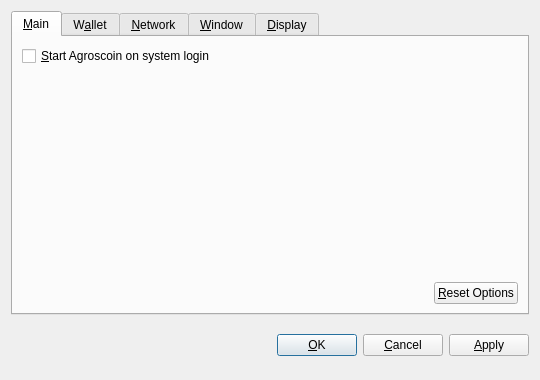
<?xml version="1.0" encoding="UTF-8"?>
<ui version="4.0">
 <class>OptionsDialog</class>
 <widget class="QDialog" name="OptionsDialog">
  <property name="geometry">
   <rect>
    <x>0</x>
    <y>0</y>
    <width>540</width>
    <height>380</height>
   </rect>
  </property>
  <property name="windowTitle">
   <string>Options</string>
  </property>
  <property name="modal">
   <bool>true</bool>
  </property>
  <layout class="QVBoxLayout" name="verticalLayout">
   <item>
    <widget class="QTabWidget" name="tabWidget">
     <property name="tabPosition">
      <enum>QTabWidget::North</enum>
     </property>
     <property name="currentIndex">
      <number>0</number>
     </property>
     <widget class="QWidget" name="tabMain">
      <attribute name="title">
       <string>&amp;Main</string>
      </attribute>
      <layout class="QVBoxLayout" name="verticalLayout_Main">
       <item>
        <widget class="QCheckBox" name="bitcoinAtStartup">
         <property name="toolTip">
          <string>Automatically start Agroscoin after logging in to the system.</string>
         </property>
         <property name="text">
          <string>&amp;Start Agroscoin on system login</string>
         </property>
        </widget>
       </item>
       <item>
        <spacer name="verticalSpacer_Main">
         <property name="orientation">
          <enum>Qt::Vertical</enum>
         </property>
         <property name="sizeHint" stdset="0">
          <size>
           <width>20</width>
           <height>40</height>
          </size>
         </property>
        </spacer>
       </item>
       <item>
        <layout class="QHBoxLayout" name="horizontalLayout_2_Main">
         <item>
          <spacer name="horizontalSpacer_2_Main">
           <property name="orientation">
            <enum>Qt::Horizontal</enum>
           </property>
           <property name="sizeHint" stdset="0">
            <size>
             <width>40</width>
             <height>20</height>
            </size>
           </property>
          </spacer>
         </item>
         <item>
          <widget class="QPushButton" name="resetButton">
           <property name="toolTip">
            <string>Reset all client options to default.</string>
           </property>
           <property name="text">
            <string>&amp;Reset Options</string>
           </property>
           <property name="autoDefault">
            <bool>false</bool>
           </property>
          </widget>
         </item>
        </layout>
       </item>
      </layout>
     </widget>
     <widget class="QWidget" name="tabWallet">
      <attribute name="title">
       <string>W&amp;allet</string>
      </attribute>
      <layout class="QVBoxLayout" name="verticalLayout_Network">
       <item>
        <widget class="QLabel" name="transactionFeeInfoLabel">
         <property name="text">
          <string>Optional transaction fee per kB that helps make sure your transactions are processed quickly. Most transactions are 1 kB.</string>
         </property>
         <property name="textFormat">
          <enum>Qt::PlainText</enum>
         </property>
         <property name="wordWrap">
          <bool>true</bool>
         </property>
        </widget>
       </item>
       <item>
        <layout class="QHBoxLayout" name="horizontalLayout_1_Main">
         <item>
          <widget class="QLabel" name="transactionFeeLabel">
           <property name="text">
            <string>Pay transaction &amp;fee</string>
           </property>
           <property name="textFormat">
            <enum>Qt::PlainText</enum>
           </property>
           <property name="buddy">
            <cstring>transactionFee</cstring>
           </property>
          </widget>
         </item>
         <item>
          <widget class="BitcoinAmountField" name="transactionFee"/>
         </item>
         <item>
          <spacer name="horizontalSpacer_1_Main">
           <property name="orientation">
            <enum>Qt::Horizontal</enum>
           </property>
           <property name="sizeHint" stdset="0">
            <size>
             <width>40</width>
             <height>20</height>
            </size>
           </property>
          </spacer>
         </item>
        </layout>
       </item>
       <item>
        <widget class="QLabel" name="label">
         <property name="text">
          <string>If you disable the spending of unconfirmed change, the change from a transaction cannot be used until that transaction has at least one confirmation. This also affects how your balance is computed.</string>
         </property>
         <property name="wordWrap">
          <bool>true</bool>
         </property>
        </widget>
       </item>
       <item>
        <widget class="QCheckBox" name="spendZeroConfChange">
         <property name="text">
          <string>Spend unconfirmed change  (experts only)</string>
         </property>
        </widget>
       </item>
       <item>
        <spacer name="verticalSpacer">
         <property name="orientation">
          <enum>Qt::Vertical</enum>
         </property>
         <property name="sizeHint" stdset="0">
          <size>
           <width>20</width>
           <height>40</height>
          </size>
         </property>
        </spacer>
       </item>
      </layout>
     </widget>
     <widget class="QWidget" name="tabNetwork">
      <attribute name="title">
       <string>&amp;Network</string>
      </attribute>
      <layout class="QVBoxLayout" name="verticalLayout_Network">
       <item>
        <widget class="QCheckBox" name="mapPortUpnp">
         <property name="toolTip">
          <string>Automatically open the Agroscoin client port on the router. This only works when your router supports UPnP and it is enabled.</string>
         </property>
         <property name="text">
          <string>Map port using &amp;UPnP</string>
         </property>
        </widget>
       </item>
       <item>
        <widget class="QCheckBox" name="connectSocks">
         <property name="toolTip">
          <string>Connect to the Agroscoin network through a SOCKS proxy (e.g. when connecting through Tor).</string>
         </property>
         <property name="text">
          <string>&amp;Connect through SOCKS proxy:</string>
         </property>
        </widget>
       </item>
       <item>
        <layout class="QHBoxLayout" name="horizontalLayout_Network">
         <item>
          <widget class="QLabel" name="proxyIpLabel">
           <property name="text">
            <string>Proxy &amp;IP:</string>
           </property>
           <property name="textFormat">
            <enum>Qt::PlainText</enum>
           </property>
           <property name="buddy">
            <cstring>proxyIp</cstring>
           </property>
          </widget>
         </item>
         <item>
          <widget class="QValidatedLineEdit" name="proxyIp">
           <property name="maximumSize">
            <size>
             <width>140</width>
             <height>16777215</height>
            </size>
           </property>
           <property name="toolTip">
            <string>IP address of the proxy (e.g. 127.0.0.1)</string>
           </property>
          </widget>
         </item>
         <item>
          <widget class="QLabel" name="proxyPortLabel">
           <property name="text">
            <string>&amp;Port:</string>
           </property>
           <property name="textFormat">
            <enum>Qt::PlainText</enum>
           </property>
           <property name="buddy">
            <cstring>proxyPort</cstring>
           </property>
          </widget>
         </item>
         <item>
          <widget class="QLineEdit" name="proxyPort">
           <property name="maximumSize">
            <size>
             <width>55</width>
             <height>16777215</height>
            </size>
           </property>
           <property name="toolTip">
            <string>Port of the proxy (e.g. 9050)</string>
           </property>
          </widget>
         </item>
         <item>
          <widget class="QLabel" name="socksVersionLabel">
           <property name="text">
            <string>SOCKS &amp;Version:</string>
           </property>
           <property name="textFormat">
            <enum>Qt::PlainText</enum>
           </property>
           <property name="buddy">
            <cstring>socksVersion</cstring>
           </property>
          </widget>
         </item>
         <item>
          <widget class="QValueComboBox" name="socksVersion">
           <property name="toolTip">
            <string>SOCKS version of the proxy (e.g. 5)</string>
           </property>
          </widget>
         </item>
         <item>
          <spacer name="horizontalSpacer_Network">
           <property name="orientation">
            <enum>Qt::Horizontal</enum>
           </property>
           <property name="sizeHint" stdset="0">
            <size>
             <width>40</width>
             <height>20</height>
            </size>
           </property>
          </spacer>
         </item>
        </layout>
       </item>
       <item>
        <spacer name="verticalSpacer_Network">
         <property name="orientation">
          <enum>Qt::Vertical</enum>
         </property>
         <property name="sizeHint" stdset="0">
          <size>
           <width>20</width>
           <height>40</height>
          </size>
         </property>
        </spacer>
       </item>
      </layout>
     </widget>
     <widget class="QWidget" name="tabWindow">
      <attribute name="title">
       <string>&amp;Window</string>
      </attribute>
      <layout class="QVBoxLayout" name="verticalLayout_Window">
       <item>
        <widget class="QCheckBox" name="minimizeToTray">
         <property name="toolTip">
          <string>Show only a tray icon after minimizing the window.</string>
         </property>
         <property name="text">
          <string>&amp;Minimize to the tray instead of the taskbar</string>
         </property>
        </widget>
       </item>
       <item>
        <widget class="QCheckBox" name="minimizeOnClose">
         <property name="toolTip">
          <string>Minimize instead of exit the application when the window is closed. When this option is enabled, the application will be closed only after selecting Quit in the menu.</string>
         </property>
         <property name="text">
          <string>M&amp;inimize on close</string>
         </property>
        </widget>
       </item>
       <item>
        <spacer name="verticalSpacer_Window">
         <property name="orientation">
          <enum>Qt::Vertical</enum>
         </property>
         <property name="sizeHint" stdset="0">
          <size>
           <width>20</width>
           <height>40</height>
          </size>
         </property>
        </spacer>
       </item>
      </layout>
     </widget>
     <widget class="QWidget" name="tabDisplay">
      <attribute name="title">
       <string>&amp;Display</string>
      </attribute>
      <layout class="QVBoxLayout" name="verticalLayout_Display">
       <item>
        <layout class="QHBoxLayout" name="horizontalLayout_1_Display">
         <item>
          <widget class="QLabel" name="langLabel">
           <property name="text">
            <string>User Interface &amp;language:</string>
           </property>
           <property name="textFormat">
            <enum>Qt::PlainText</enum>
           </property>
           <property name="buddy">
            <cstring>lang</cstring>
           </property>
          </widget>
         </item>
         <item>
          <widget class="QValueComboBox" name="lang">
           <property name="toolTip">
            <string>The user interface language can be set here. This setting will take effect after restarting Agroscoin.</string>
           </property>
          </widget>
         </item>
        </layout>
       </item>
       <item>
        <layout class="QHBoxLayout" name="horizontalLayout_2_Display">
         <item>
          <widget class="QLabel" name="unitLabel">
           <property name="text">
            <string>&amp;Unit to show amounts in:</string>
           </property>
           <property name="textFormat">
            <enum>Qt::PlainText</enum>
           </property>
           <property name="buddy">
            <cstring>unit</cstring>
           </property>
          </widget>
         </item>
         <item>
          <widget class="QValueComboBox" name="unit">
           <property name="toolTip">
            <string>Choose the default subdivision unit to show in the interface and when sending coins.</string>
           </property>
          </widget>
         </item>
        </layout>
       </item>
       <item>
        <widget class="QCheckBox" name="displayAddresses">
         <property name="toolTip">
          <string>Whether to show Agroscoin addresses in the transaction list or not.</string>
         </property>
         <property name="text">
          <string>&amp;Display addresses in transaction list</string>
         </property>
        </widget>
       </item>
       <item>
        <widget class="QCheckBox" name="coinControlFeatures">
         <property name="toolTip">
          <string>Whether to show coin control features or not.</string>
         </property>
         <property name="text">
          <string>Display coin &amp;control features (experts only!)</string>
         </property>
        </widget>
       </item>
       <item>
        <spacer name="verticalSpacer_Display">
         <property name="orientation">
          <enum>Qt::Vertical</enum>
         </property>
         <property name="sizeHint" stdset="0">
          <size>
           <width>20</width>
           <height>40</height>
          </size>
         </property>
        </spacer>
       </item>
      </layout>
     </widget>
    </widget>
   </item>
   <item>
    <layout class="QHBoxLayout" name="horizontalLayout_Buttons">
     <item>
      <spacer name="horizontalSpacer_1">
       <property name="orientation">
        <enum>Qt::Horizontal</enum>
       </property>
       <property name="sizeHint" stdset="0">
        <size>
         <width>40</width>
         <height>48</height>
        </size>
       </property>
      </spacer>
     </item>
     <item>
      <widget class="QLabel" name="statusLabel">
       <property name="font">
        <font>
         <weight>75</weight>
         <bold>true</bold>
        </font>
       </property>
       <property name="text">
        <string/>
       </property>
       <property name="textFormat">
        <enum>Qt::PlainText</enum>
       </property>
       <property name="wordWrap">
        <bool>true</bool>
       </property>
      </widget>
     </item>
     <item>
      <spacer name="horizontalSpacer_2">
       <property name="orientation">
        <enum>Qt::Horizontal</enum>
       </property>
       <property name="sizeHint" stdset="0">
        <size>
         <width>40</width>
         <height>48</height>
        </size>
       </property>
      </spacer>
     </item>
     <item>
      <widget class="QPushButton" name="okButton">
       <property name="text">
        <string>&amp;OK</string>
       </property>
      </widget>
     </item>
     <item>
      <widget class="QPushButton" name="cancelButton">
       <property name="text">
        <string>&amp;Cancel</string>
       </property>
       <property name="autoDefault">
        <bool>false</bool>
       </property>
      </widget>
     </item>
     <item>
      <widget class="QPushButton" name="applyButton">
       <property name="text">
        <string>&amp;Apply</string>
       </property>
       <property name="autoDefault">
        <bool>false</bool>
       </property>
      </widget>
     </item>
    </layout>
   </item>
  </layout>
 </widget>
 <customwidgets>
  <customwidget>
   <class>BitcoinAmountField</class>
   <extends>QSpinBox</extends>
   <header>bitcoinamountfield.h</header>
  </customwidget>
  <customwidget>
   <class>QValueComboBox</class>
   <extends>QComboBox</extends>
   <header>qvaluecombobox.h</header>
  </customwidget>
  <customwidget>
   <class>QValidatedLineEdit</class>
   <extends>QLineEdit</extends>
   <header>qvalidatedlineedit.h</header>
  </customwidget>
 </customwidgets>
 <resources/>
 <connections/>
</ui>
